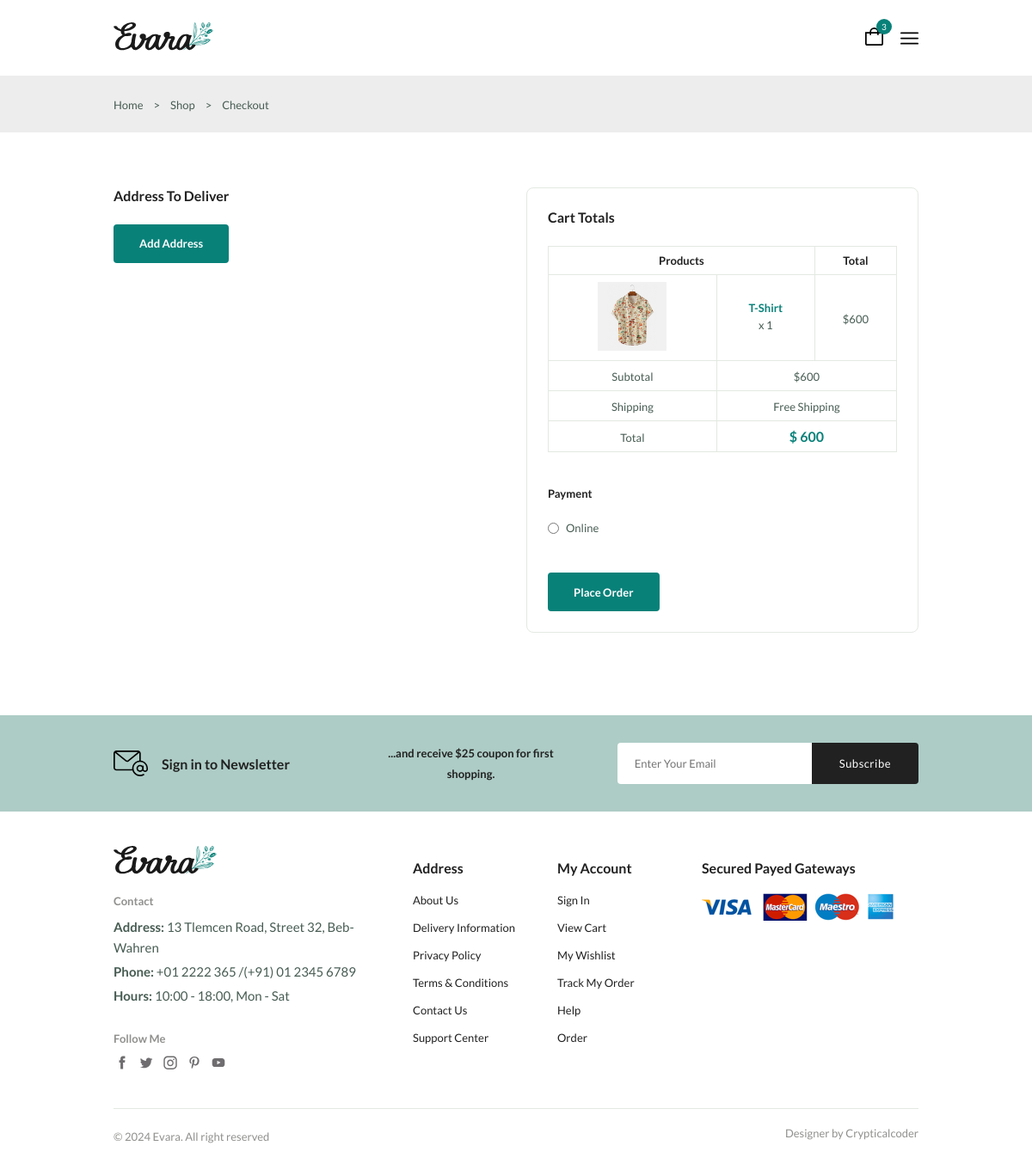
The app's page /checkout (signed in), older data.
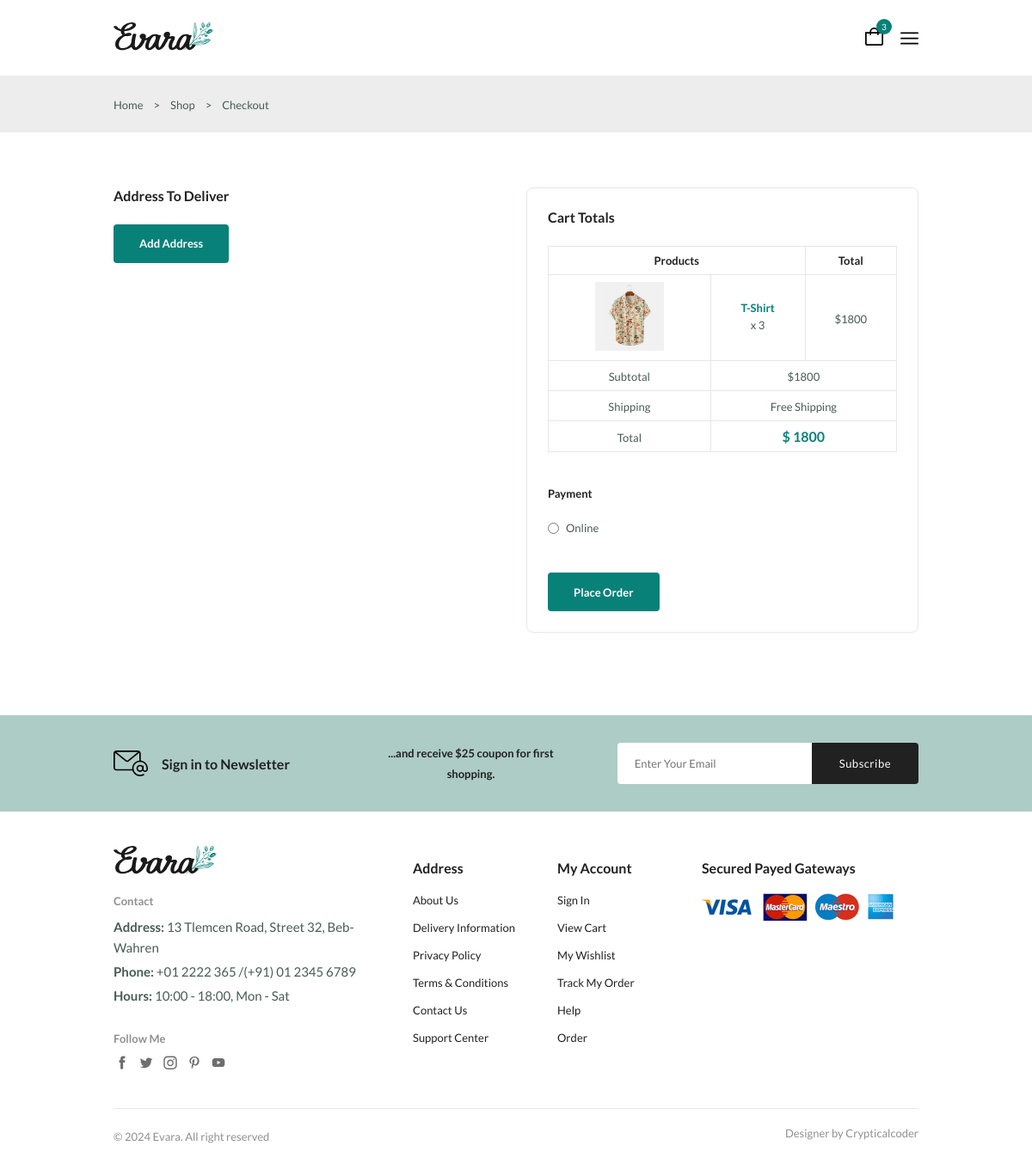
The same page, newer data.
### myapp/models.py (models this page shows)
class Cart(models.Model):
    user = models.ForeignKey(User,on_delete=models.CASCADE)
    product=models.ForeignKey(Product,on_delete=models.CASCADE)
    qty = models.IntegerField()
    def total_price(self):
        return self.qty*self.product.price

class Product(models.Model):
    category = models.ForeignKey(Category,on_delete=models.CASCADE)
    productname = models.CharField(max_length=20)
    price = models.IntegerField()
    qty = models.IntegerField()
    description=models.TextField()
    productImage=models.ImageField(upload_to="productImage")

### myapp/views.py (the view)
# urls.py: path("checkout",checkout,name="checkout"),
@login_required(login_url="loginregister")
def checkout(request):
    cartdata = Cart.objects.filter(user=request.user)
    addressdata = UserAddress.objects.filter(user=request.user)
    sum = 0
    for cart in cartdata:
        sum += cart.qty*cart.product.price
    return render(request,"checkout.html",{"carts":cartdata,"total":sum,"addresses":addressdata})

### myapp/templates/checkout.html (shortened to what this page needs)
{%extends 'base.html'%}
{%block 'body'%}
      <section class="breadcrumb">
        <ul class="breadcrumb__list flex container">
          <li><a href="index.html" class="breadcrumb__link">Home</a></li>
          <li><span class="breadcrumb__link">></span></li>
          <li><span class="breadcrumb__link">Shop</span></li>
          <li><span class="breadcrumb__link">></span></li>
          <li><span class="breadcrumb__link">Checkout</span></li>
        </ul>
      </section>
      <section class="checkout section--lg">
        <div class="checkout__container container grid">
          <div class="checkout__group">
            <h3 class="section__title">Address To Deliver</h3>
            <a href="{%url 'accounts'%}" class="btn btn--md">Add Address</a>
          </div>
          <div class="checkout__group">
            <h3 class="section__title">Cart Totals</h3>
            <table class="order__table">
              <thead>
                <tr>
                  <th colspan="2">Products</th>
                  <th>Total</th>
                </tr>
              </thead>
              <tbody>
                {%for cart in carts%}
                <tr>
                  <td>
                    <img
                      src="media/{{cart.product.productImage}}"
                      alt=""
                      class="order__img"
                    />
                  </td>
                  <td>
                    <h3 class="table__title">{{cart.product.productname}}</h3>
                    <p class="table__quantity">x {{cart.qty}}</p>
                  </td>
                  <td><span class="table__price">${{cart.total_price}}</span></td>
                </tr>
               {%endfor%}
                <tr>
                  <td><span class="order__subtitle">Subtotal</span></td>
                  <td colspan="2"><span class="table__price">${{total}}</span></td>
                </tr>
                <tr>
                  <td><span class="order__subtitle">Shipping</span></td>
                  <td colspan="2">
                    <span class="table__price">Free Shipping</span>
                  </td>
                </tr>
                <tr>
                  <td><span class="order__subtitle">Total</span></td>
                  <td colspan="2">
                    <span class="order__grand-total">$<span id="amt"> {{total}}</span></span>
                  </td>
                </tr>
              </tbody>
            </table>
            <div class="payment__methods">
              <h3 class="checkout__title payment__title">Payment</h3>
              <div class="payment__option flex">
                <input
                  type="radio"
                  name="radio"
                  id="l3"
                  class="payment__input"
                  value="Online"
                />
                <label for="l3" class="payment__label">Online</label>
              </div>
            </div>
            <button class="btn btn--md"  id="makepayment">Place Order</button>
          </div>
        </div>
      </section>
   {%endblock 'body'%}

Row changes from the older to the newer data that the page shows:
changed Cart "T-Shirt": qty "1" → "3"; total_price "600" → "1800"
Text that changed along with them:
{{ total }}: "600" → "1800"
